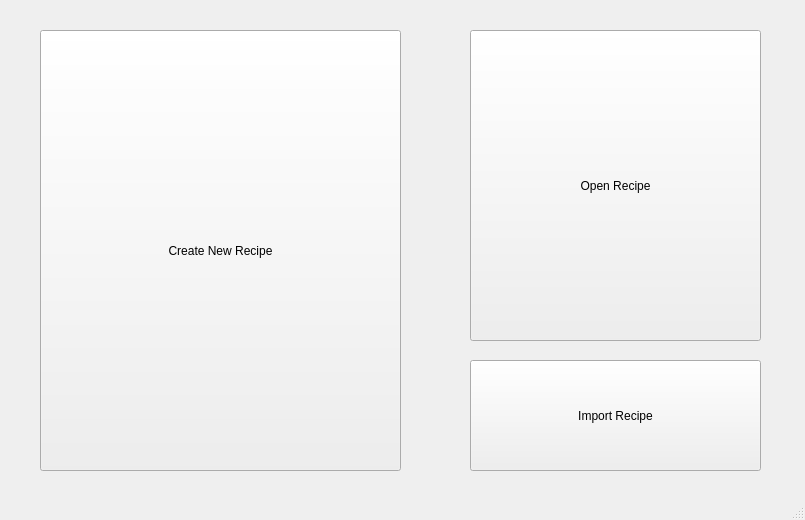
<?xml version="1.0" encoding="UTF-8"?>
<ui version="4.0">
 <class>MainWindow</class>
 <widget class="QMainWindow" name="MainWindow">
  <property name="geometry">
   <rect>
    <x>0</x>
    <y>0</y>
    <width>805</width>
    <height>520</height>
   </rect>
  </property>
  <property name="windowTitle">
   <string>MainWindow</string>
  </property>
  <widget class="QWidget" name="centralwidget">
   <widget class="QPushButton" name="CreateNewRecipeButton">
    <property name="geometry">
     <rect>
      <x>40</x>
      <y>30</y>
      <width>361</width>
      <height>441</height>
     </rect>
    </property>
    <property name="text">
     <string>Create New Recipe</string>
    </property>
   </widget>
   <widget class="QPushButton" name="OpenRecipeButton">
    <property name="geometry">
     <rect>
      <x>470</x>
      <y>30</y>
      <width>291</width>
      <height>311</height>
     </rect>
    </property>
    <property name="text">
     <string>Open Recipe</string>
    </property>
   </widget>
   <widget class="QPushButton" name="ImportRecipeButton">
    <property name="geometry">
     <rect>
      <x>470</x>
      <y>360</y>
      <width>291</width>
      <height>111</height>
     </rect>
    </property>
    <property name="text">
     <string>Import Recipe</string>
    </property>
   </widget>
  </widget>
  <widget class="QMenuBar" name="menubar">
   <property name="geometry">
    <rect>
     <x>0</x>
     <y>0</y>
     <width>805</width>
     <height>21</height>
    </rect>
   </property>
  </widget>
  <widget class="QStatusBar" name="statusbar"/>
 </widget>
 <resources/>
 <connections/>
</ui>
